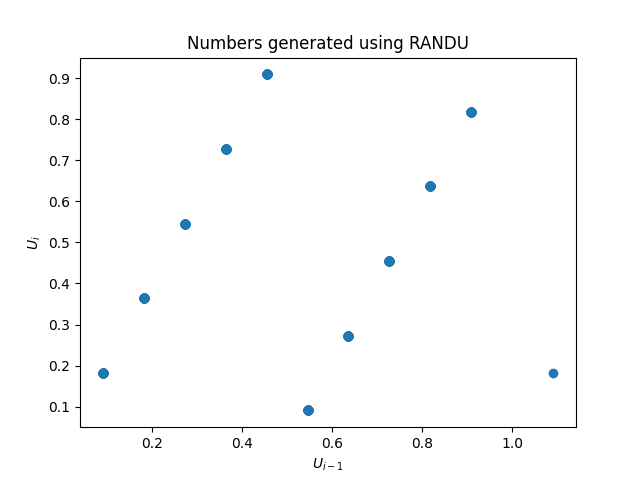

The script that saved this image:
import numpy as np
from matplotlib import pyplot as plt

# parameter settings
save_figure = True
n = 1000
a = 2
b = 0
M = 11
seed = 12

# main computation
y = [seed]
for i in range(1, n+1):
    y.append((a * y[-1] + b)%M)  # modulus

y = np.array(y)
y = y/M

# output
fig = plt.figure()
ax = fig.add_subplot()
ax.scatter(y[:-1], y[1:])
ax.set_title('Numbers generated using RANDU')
ax.set_xlabel('$U_{i-1}$')
ax.set_ylabel('$U_i$')
plt.show()

if save_figure:
    fig.savefig('SFErange1.png', transparent=True)
